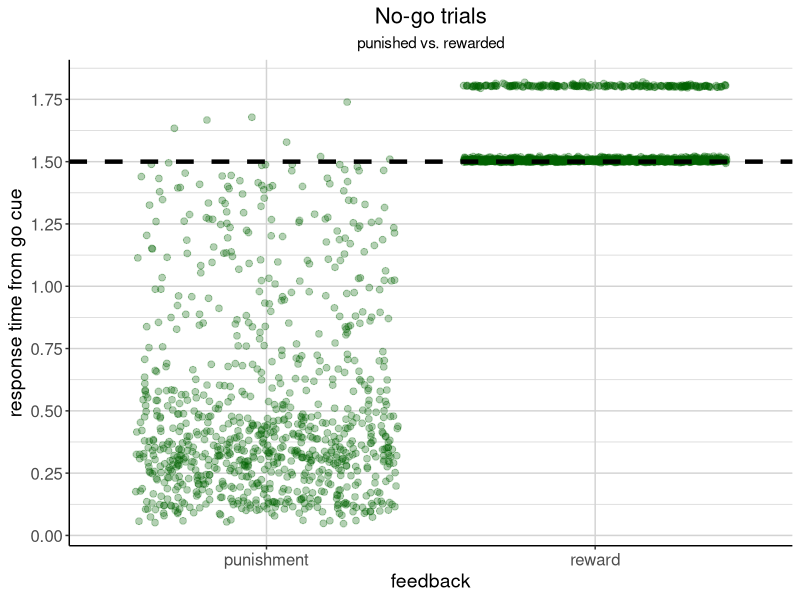
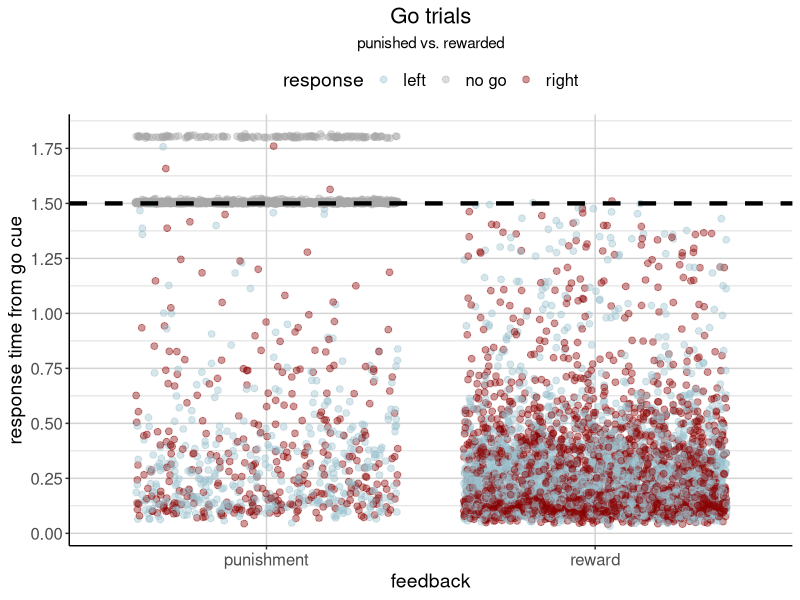
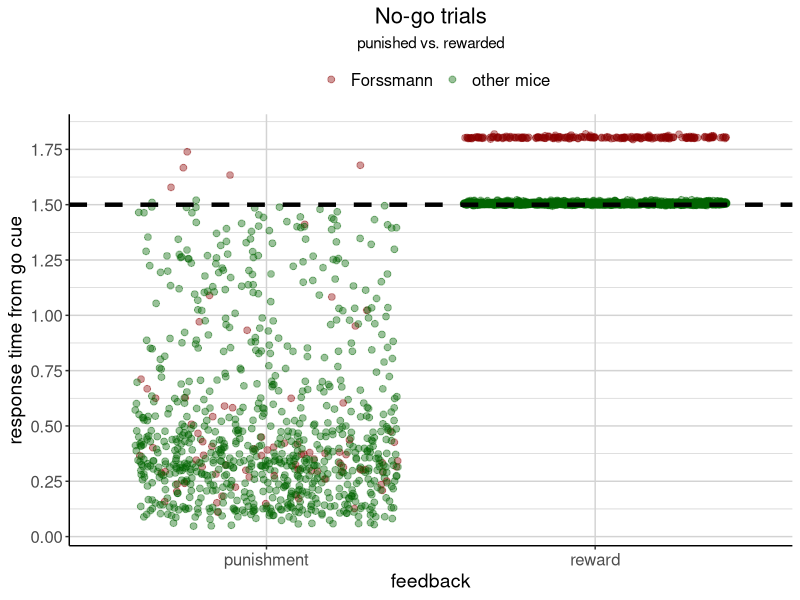
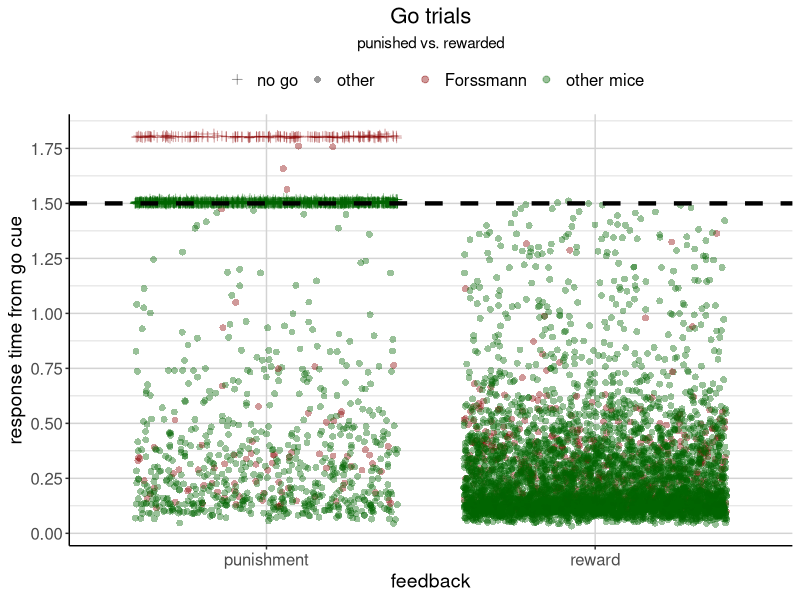
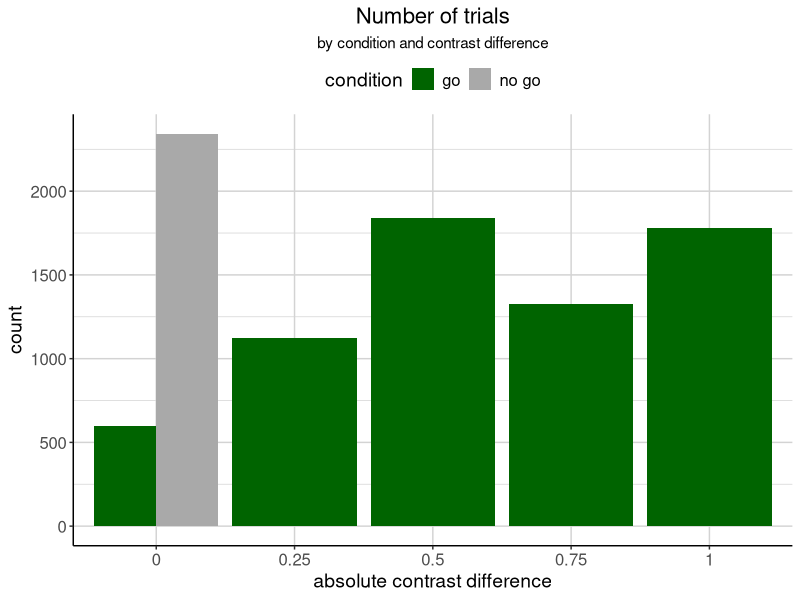
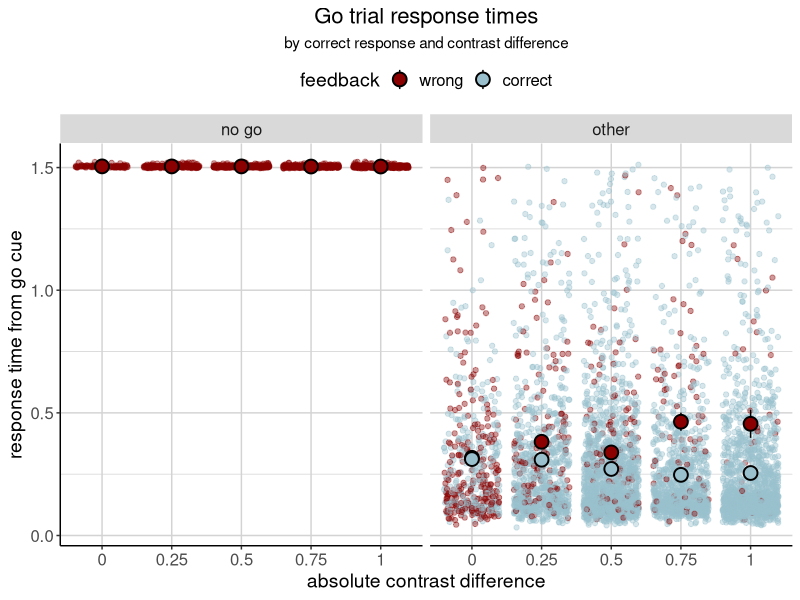

These charts were generated, in order, by the following R code:
## ---- chunk 1
knitr::opts_chunk$set(echo = FALSE, message = FALSE, warning = FALSE)

library(tidyverse)
library(kableExtra)

data <- read.csv("./data/behavioral_data.csv") # load data

# plot theme
my_theme <- theme(legend.position = "top", 
                  plot.title = element_text(size = 16, hjust = 0.5),
                  plot.subtitle = element_text(hjust = 0.5),
                  axis.title = element_text(size = 14),
                  axis.text = element_text(size = 12),
                  axis.line = element_line(colour = "black"),
                  legend.text = element_text(size = 12), 
                  legend.title = element_text(size = 14),
                  panel.background = element_blank(),
                  panel.grid = element_line(colour = "light grey"),
                  strip.text = element_text(size = 12))
## ---- chunk 2
# Recode feedback type as string (-1; 1) -> (punishment; reward).
# Recode response as string (-1; 0; 1) -> (right; no go; left).
# Recode response again, but on a broader level: (-1; 1) -> other; 0 -> no go
data <- data %>% 
  mutate(feedback_type_rec = ifelse(feedback_type == 1, "reward", "punishment"),
         response_rec = case_when(response == -1 ~ "right",
                                  response == 1 ~ "left",
                                  response == 0 ~ "no go"),
         response_rec2 = ifelse(response_rec == "no go", "no go", "other"))
## ---- chunk 3
data %>% 
  filter(condition == "no_go") %>% 
  
  ggplot(aes(x = feedback_type_rec, y = response_time_diff)) +
  geom_jitter(colour = "darkgreen", alpha = .3, size = 2) +
  geom_hline(aes(yintercept = 1.5), colour = "black", size = 1.5, linetype = "dashed") +
  scale_y_continuous(breaks = seq(0, 2, .25)) +
  labs(title = "No-go trials", subtitle = "punished vs. rewarded",
       y = "response time from go cue", x = "feedback") +
  my_theme
## ---- chunk 4
data %>% 
  filter(condition == "go") %>% 
  
  ggplot(aes(x = feedback_type_rec, y = response_time_diff, colour = response_rec)) +
  geom_jitter(alpha = .4, size = 2) +
  geom_hline(aes(yintercept = 1.5), colour = "black", size = 1.5, linetype = "dashed") +
  scale_y_continuous(breaks = seq(0, 2, .25)) +
  scale_colour_manual("response", values = c("lightblue3", "darkgrey", "darkred")) +
  labs(title = "Go trials", subtitle = "punished vs. rewarded",
       y = "response time from go cue", x = "feedback") +
  my_theme
## ---- chunk 5
weird_RTs <- data %>% 
  filter(response_rec == "no go") %>% 
  mutate(response_time_split = ifelse(response_time_diff > 1.7, "high", "low"))
## ---- chunk 6
weird_RTs %>% 
  group_by(response_time_split, mouse) %>%
  count() %>% 
  kable(col.names = c("response time", "mouse", "count")) %>% 
  kable_styling("striped")
## ---- chunk 7
weird_RTs %>% 
  group_by(response_time_split, session) %>%
  count() %>% 
  head() %>% # only show first 6 rows
  kable(col.names = c("response time", "session", "count")) %>% 
  kable_styling("striped")
## ---- chunk 8
data %>% 
  filter(condition == "no_go") %>% 
  mutate(Forssmann = ifelse(mouse == "Forssmann", "Forssmann", "other mice")) %>% 
  
  ggplot(aes(x = feedback_type_rec, y = response_time_diff, colour = Forssmann)) +
  geom_jitter(alpha = .4, size = 2) +
  geom_hline(aes(yintercept = 1.5), colour = "black", size = 1.5, linetype = "dashed") +
  scale_y_continuous(breaks = seq(0, 2, .25)) +
  scale_colour_manual("", values = c("darkred", "darkgreen")) +
  labs(title = "No-go trials", subtitle = "punished vs. rewarded",
       y = "response time from go cue", x = "feedback") +
  my_theme
## ---- chunk 9
data %>% 
  filter(condition == "go") %>% 
  mutate(Forssmann = ifelse(mouse == "Forssmann", "Forssmann", "other mice")) %>% 
  
  ggplot(aes(x = feedback_type_rec, y = response_time_diff, colour = Forssmann,
             shape = response_rec2)) +
  geom_jitter(alpha = .4, size = 2) +
  geom_hline(aes(yintercept = 1.5), colour = "black", size = 1.5, linetype = "dashed") +
  scale_y_continuous(breaks = seq(0, 2, .25)) +
  scale_colour_manual("", values = c("darkred", "darkgreen")) +
  scale_shape_manual("", values = c(3, 16)) +
  labs(title = "Go trials", subtitle = "punished vs. rewarded",
       y = "response time from go cue", x = "feedback") +
  my_theme
## ---- chunk 10
# data without Forssmann
data_wof <- data %>% 
  filter(mouse != "Forssmann")
## ---- chunk 11
data_wof %>% 
  group_by(contrast_diff_abs, condition) %>% 
  count() %>% 
  
  ggplot(aes(x = factor(contrast_diff_abs), y = n, fill = condition)) +
  geom_col(position = "dodge") +
  scale_fill_manual(values = c("darkgreen", "darkgrey"), labels = c("go", "no go")) +
  labs(title = "Number of trials", subtitle = "by condition and contrast difference",
       y = "count", x = "absolute contrast difference") +
  my_theme
## ---- chunk 12
correct_response_counts <- data_wof %>% 
  filter(condition == "go") %>%
  group_by(feedback_type_rec, contrast_diff_abs, response_rec2) %>% 
  count()

easy_wrong <- correct_response_counts$n[correct_response_counts$contrast_diff_abs == 1 & 
                                          correct_response_counts$response_rec2 == "other" &
                                          correct_response_counts$feedback_type_rec == "punishment"]

easy_nogo <- correct_response_counts$n[correct_response_counts$contrast_diff_abs == 1 & 
                                          correct_response_counts$response_rec2 == "no go"]

out_of_easy <- sum(correct_response_counts$n[correct_response_counts$contrast_diff_abs == 1])
## ---- chunk 13
data_wof %>% 
  filter(condition == "go") %>% 
  
  ggplot(aes(x = factor(contrast_diff_abs), y = response_time_diff, colour = feedback_type_rec)) +
  geom_jitter(alpha = .4) +
  stat_summary(aes(fill = feedback_type_rec), size = 1, shape = 21, colour = "black") +
  theme(legend.position = "top") +
  facet_wrap(~response_rec2) +
  scale_colour_manual("feedback", values = c("darkred", "lightblue3"), labels = c("wrong", "correct")) +
  scale_fill_manual("feedback", values = c("darkred", "lightblue3"), labels = c("wrong", "correct")) +
  labs(title = "Go trial response times", subtitle = "by correct response and contrast difference",
       y = "response time from go cue", x = "absolute contrast difference") +
  my_theme
